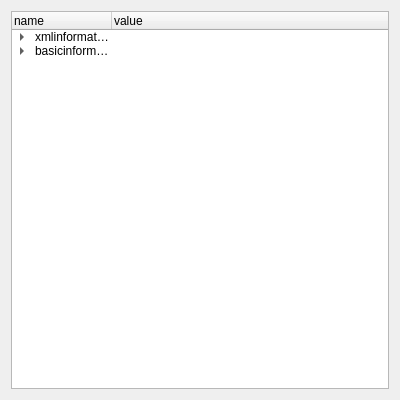
<?xml version="1.0" encoding="UTF-8"?>
<ui version="4.0">
 <class>Form</class>
 <widget class="QWidget" name="Form">
  <property name="geometry">
   <rect>
    <x>0</x>
    <y>0</y>
    <width>400</width>
    <height>400</height>
   </rect>
  </property>
  <property name="windowTitle">
   <string>Form</string>
  </property>
  <layout class="QVBoxLayout" name="verticalLayout">
   <item>
    <widget class="QTreeWidget" name="treeWidget">
     <column>
      <property name="text">
       <string>name</string>
      </property>
     </column>
     <column>
      <property name="text">
       <string>value</string>
      </property>
     </column>
     <item>
      <property name="text">
       <string>xmlinformation</string>
      </property>
      <property name="text">
       <string/>
      </property>
      <item>
       <property name="text">
        <string>version</string>
       </property>
       <property name="text">
        <string>1</string>
       </property>
      </item>
      <item>
       <property name="text">
        <string>update time</string>
       </property>
       <property name="text">
        <string>2017-11-02</string>
       </property>
      </item>
      <item>
       <property name="text">
        <string>xmlBaseAddress</string>
       </property>
       <property name="text">
        <string>64</string>
       </property>
      </item>
     </item>
     <item>
      <property name="text">
       <string>basicinformation</string>
      </property>
      <property name="text">
       <string/>
      </property>
      <item>
       <property name="text">
        <string>M</string>
       </property>
       <property name="text">
        <string/>
       </property>
       <item>
        <property name="text">
         <string>M4</string>
        </property>
        <property name="text">
         <string>Marvie4</string>
        </property>
        <item>
         <property name="text">
          <string>series1</string>
         </property>
         <property name="text">
          <string>Marvie41</string>
         </property>
         <item>
          <property name="text">
           <string>21000509</string>
          </property>
          <property name="text">
           <string>21000509</string>
          </property>
         </item>
         <item>
          <property name="text">
           <string>41000509</string>
          </property>
          <property name="text">
           <string>41000509</string>
          </property>
         </item>
         <item>
          <property name="text">
           <string>51000509</string>
          </property>
          <property name="text">
           <string>51000509</string>
          </property>
         </item>
        </item>
        <item>
         <property name="text">
          <string>series2</string>
         </property>
        </item>
        <item>
         <property name="text">
          <string>series3</string>
         </property>
        </item>
       </item>
       <item>
        <property name="text">
         <string>M6</string>
        </property>
        <property name="text">
         <string>Marvie6</string>
        </property>
        <item>
         <property name="text">
          <string>series1</string>
         </property>
         <property name="text">
          <string>Marvie61</string>
         </property>
         <item>
          <property name="text">
           <string>21000595</string>
          </property>
          <property name="text">
           <string>21000595</string>
          </property>
         </item>
         <item>
          <property name="text">
           <string>21000541</string>
          </property>
          <property name="text">
           <string>21000541</string>
          </property>
         </item>
        </item>
       </item>
      </item>
      <item>
       <property name="text">
        <string>A系列</string>
       </property>
      </item>
      <item>
       <property name="text">
        <string>B系列</string>
       </property>
      </item>
     </item>
    </widget>
   </item>
  </layout>
 </widget>
 <resources/>
 <connections/>
</ui>
